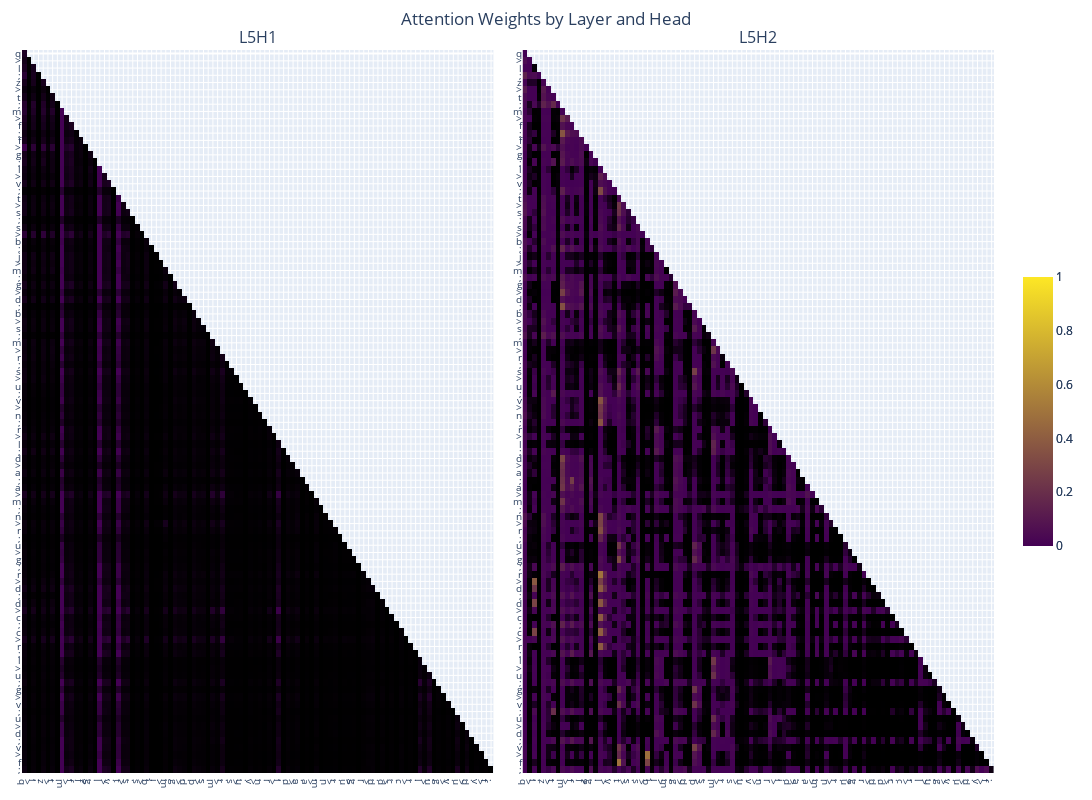

Source (notebook cell):
### Code cell
weights = [attn_weight.detach().cpu().numpy()[0] for attn_weight in attn_weights]
plotly_fig = get_fig(weights, list(prompt), base_height=800, selected_layers=[4], selected_heads=[0, 1], selected_x_toks=list(range(400, 500)), selected_y_toks=list(range(400, 500)))
plotly_fig.write_html("assets/l5_attn_map_400_550.html")
plotly_fig.show()

### Figure 1 — Plotly figure (JSON) as saved in the notebook; plotly's stock layout.template omitted (floating-point values rounded to 4 significant figures; data arrays with more than 128 entries replaced by an {"elided": "..."} marker saying what was removed)
{"data": [{"colorbar": {"len": 0.4}, "colorscale": [[0, "black"], [0.001, "rgb(68,1,84)"], [1, "rgb(253,231,37)"]], "type": "heatmap", "x": [0, 1, 2, 3, 4, 5, 6, 7, 8, 9, 10, 11, 12, 13, 14, 15, 16, 17, 18, 19, 20, 21, 22, 23, 24, 25, 26, 27, 28, 29, 30, 31, 32, 33, 34, 35, 36, 37, 38, 39, 40, 41, 42, 43, 44, 45, 46, 47, 48, 49, 50, 51, 52, 53, 54, 55, 56, 57, 58, 59, 60, 61, 62, 63, 64, 65, 66, 67, 68, 69, 70, 71, 72, 73, 74, 75, 76, 77, 78, 79, 80, 81, 82, 83, 84, 85, 86, 87, 88, 89, 90, 91, 92, 93, 94, 95, 96, 97, 98, 99], "xaxis": "x", "y": [0, 1, 2, 3, 4, 5, 6, 7, 8, 9, 10, 11, 12, 13, 14, 15, 16, 17, 18, 19, 20, 21, 22, 23, 24, 25, 26, 27, 28, 29, 30, 31, 32, 33, 34, 35, 36, 37, 38, 39, 40, 41, 42, 43, 44, 45, 46, 47, 48, 49, 50, 51, 52, 53, 54, 55, 56, 57, 58, 59, 60, 61, 62, 63, 64, 65, 66, 67, 68, 69, 70, 71, 72, 73, 74, 75, 76, 77, 78, 79, 80, 81, 82, 83, 84, 85, 86, 87, 88, 89, 90, 91, 92, 93, 94, 95, 96, 97, 98, 99], "yaxis": "y", "z": {"elided": "100x100 float values"}, "zmax": 1, "zmin": 0}, {"colorbar": {"len": 0.4}, "colorscale": [[0, "black"], [0.001, "rgb(68,1,84)"], [1, "rgb(253,231,37)"]], "type": "heatmap", "x": [0, 1, 2, 3, 4, 5, 6, 7, 8, 9, 10, 11, 12, 13, 14, 15, 16, 17, 18, 19, 20, 21, 22, 23, 24, 25, 26, 27, 28, 29, 30, 31, 32, 33, 34, 35, 36, 37, 38, 39, 40, 41, 42, 43, 44, 45, 46, 47, 48, 49, 50, 51, 52, 53, 54, 55, 56, 57, 58, 59, 60, 61, 62, 63, 64, 65, 66, 67, 68, 69, 70, 71, 72, 73, 74, 75, 76, 77, 78, 79, 80, 81, 82, 83, 84, 85, 86, 87, 88, 89, 90, 91, 92, 93, 94, 95, 96, 97, 98, 99], "xaxis": "x2", "y": [0, 1, 2, 3, 4, 5, 6, 7, 8, 9, 10, 11, 12, 13, 14, 15, 16, 17, 18, 19, 20, 21, 22, 23, 24, 25, 26, 27, 28, 29, 30, 31, 32, 33, 34, 35, 36, 37, 38, 39, 40, 41, 42, 43, 44, 45, 46, 47, 48, 49, 50, 51, 52, 53, 54, 55, 56, 57, 58, 59, 60, 61, 62, 63, 64, 65, 66, 67, 68, 69, 70, 71, 72, 73, 74, 75, 76, 77, 78, 79, 80, 81, 82, 83, 84, 85, 86, 87, 88, 89, 90, 91, 92, 93, 94, 95, 96, 97, 98, 99], "yaxis": "y2", "z": {"elided": "100x100 float values"}, "zmax": 1, "zmin": 0}], "layout": {"annotations": [{"font": {"size": 16}, "showarrow": false, "text": "L5H1", "x": 0.2425, "xanchor": "center", "xref": "paper", "y": 1, "yanchor": "bottom", "yref": "paper"}, {"font": {"size": 16}, "showarrow": false, "text": "L5H2", "x": 0.7575, "xanchor": "center", "xref": "paper", "y": 1, "yanchor": "bottom", "yref": "paper"}], "height": 800, "margin": {"b": 20, "l": 20, "r": 20, "t": 50}, "showlegend": false, "title": {"text": "Attention Weights by Layer and Head", "x": 0.5}, "width": 1600, "xaxis": {"anchor": "y", "domain": [0, 0.485], "tickfont": {"size": 10}, "tickmode": "array", "ticktext": ["q", ">", "l", ";", "z", ">", "t", ";", "m", ">", "f", ";", "f", ">", "g", ";", "l", ">", "v", ";", "t", ">", "s", ";", "s", ">", "b", ";", "j", ">", "m", ";", "g", ">", "d", ";", "b", ">", "s", ";", "m", ">", "r", ";", "s", ">", "u", ";", "v", ">", "n", ";", "r", ">", "l", ";", "d", ">", "a", ";", "a", ">", "m", ";", "n", ">", "r", ";", "u", ">", "g", ";", "r", ">", "d", ";", "d", ">", "c", ";", "c", ">", "r", ";", "l", ">", "u", ";", "g", ">", "v", ";", "u", ">", "d", ";", "v", ">", "f", ";"], "tickvals": [0, 1, 2, 3, 4, 5, 6, 7, 8, 9, 10, 11, 12, 13, 14, 15, 16, 17, 18, 19, 20, 21, 22, 23, 24, 25, 26, 27, 28, 29, 30, 31, 32, 33, 34, 35, 36, 37, 38, 39, 40, 41, 42, 43, 44, 45, 46, 47, 48, 49, 50, 51, 52, 53, 54, 55, 56, 57, 58, 59, 60, 61, 62, 63, 64, 65, 66, 67, 68, 69, 70, 71, 72, 73, 74, 75, 76, 77, 78, 79, 80, 81, 82, 83, 84, 85, 86, 87, 88, 89, 90, 91, 92, 93, 94, 95, 96, 97, 98, 99], "type": "linear"}, "xaxis2": {"anchor": "y2", "domain": [0.515, 1], "tickfont": {"size": 10}, "tickmode": "array", "ticktext": ["q", ">", "l", ";", "z", ">", "t", ";", "m", ">", "f", ";", "f", ">", "g", ";", "l", ">", "v", ";", "t", ">", "s", ";", "s", ">", "b", ";", "j", ">", "m", ";", "g", ">", "d", ";", "b", ">", "s", ";", "m", ">", "r", ";", "s", ">", "u", ";", "v", ">", "n", ";", "r", ">", "l", ";", "d", ">", "a", ";", "a", ">", "m", ";", "n", ">", "r", ";", "u", ">", "g", ";", "r", ">", "d", ";", "d", ">", "c", ";", "c", ">", "r", ";", "l", ">", "u", ";", "g", ">", "v", ";", "u", ">", "d", ";", "v", ">", "f", ";"], "tickvals": [0, 1, 2, 3, 4, 5, 6, 7, 8, 9, 10, 11, 12, 13, 14, 15, 16, 17, 18, 19, 20, 21, 22, 23, 24, 25, 26, 27, 28, 29, 30, 31, 32, 33, 34, 35, 36, 37, 38, 39, 40, 41, 42, 43, 44, 45, 46, 47, 48, 49, 50, 51, 52, 53, 54, 55, 56, 57, 58, 59, 60, 61, 62, 63, 64, 65, 66, 67, 68, 69, 70, 71, 72, 73, 74, 75, 76, 77, 78, 79, 80, 81, 82, 83, 84, 85, 86, 87, 88, 89, 90, 91, 92, 93, 94, 95, 96, 97, 98, 99], "type": "linear"}, "yaxis": {"anchor": "x", "autorange": "reversed", "domain": [0, 1], "tickfont": {"size": 10}, "tickmode": "array", "ticktext": ["q", ">", "l", ";", "z", ">", "t", ";", "m", ">", "f", ";", "f", ">", "g", ";", "l", ">", "v", ";", "t", ">", "s", ";", "s", ">", "b", ";", "j", ">", "m", ";", "g", ">", "d", ";", "b", ">", "s", ";", "m", ">", "r", ";", "s", ">", "u", ";", "v", ">", "n", ";", "r", ">", "l", ";", "d", ">", "a", ";", "a", ">", "m", ";", "n", ">", "r", ";", "u", ">", "g", ";", "r", ">", "d", ";", "d", ">", "c", ";", "c", ">", "r", ";", "l", ">", "u", ";", "g", ">", "v", ";", "u", ">", "d", ";", "v", ">", "f", ";"], "tickvals": [0, 1, 2, 3, 4, 5, 6, 7, 8, 9, 10, 11, 12, 13, 14, 15, 16, 17, 18, 19, 20, 21, 22, 23, 24, 25, 26, 27, 28, 29, 30, 31, 32, 33, 34, 35, 36, 37, 38, 39, 40, 41, 42, 43, 44, 45, 46, 47, 48, 49, 50, 51, 52, 53, 54, 55, 56, 57, 58, 59, 60, 61, 62, 63, 64, 65, 66, 67, 68, 69, 70, 71, 72, 73, 74, 75, 76, 77, 78, 79, 80, 81, 82, 83, 84, 85, 86, 87, 88, 89, 90, 91, 92, 93, 94, 95, 96, 97, 98, 99], "type": "linear"}, "yaxis2": {"anchor": "x2", "autorange": "reversed", "domain": [0, 1], "tickfont": {"size": 10}, "tickmode": "array", "ticktext": ["q", ">", "l", ";", "z", ">", "t", ";", "m", ">", "f", ";", "f", ">", "g", ";", "l", ">", "v", ";", "t", ">", "s", ";", "s", ">", "b", ";", "j", ">", "m", ";", "g", ">", "d", ";", "b", ">", "s", ";", "m", ">", "r", ";", "s", ">", "u", ";", "v", ">", "n", ";", "r", ">", "l", ";", "d", ">", "a", ";", "a", ">", "m", ";", "n", ">", "r", ";", "u", ">", "g", ";", "r", ">", "d", ";", "d", ">", "c", ";", "c", ">", "r", ";", "l", ">", "u", ";", "g", ">", "v", ";", "u", ">", "d", ";", "v", ">", "f", ";"], "tickvals": [0, 1, 2, 3, 4, 5, 6, 7, 8, 9, 10, 11, 12, 13, 14, 15, 16, 17, 18, 19, 20, 21, 22, 23, 24, 25, 26, 27, 28, 29, 30, 31, 32, 33, 34, 35, 36, 37, 38, 39, 40, 41, 42, 43, 44, 45, 46, 47, 48, 49, 50, 51, 52, 53, 54, 55, 56, 57, 58, 59, 60, 61, 62, 63, 64, 65, 66, 67, 68, 69, 70, 71, 72, 73, 74, 75, 76, 77, 78, 79, 80, 81, 82, 83, 84, 85, 86, 87, 88, 89, 90, 91, 92, 93, 94, 95, 96, 97, 98, 99], "type": "linear"}}}
